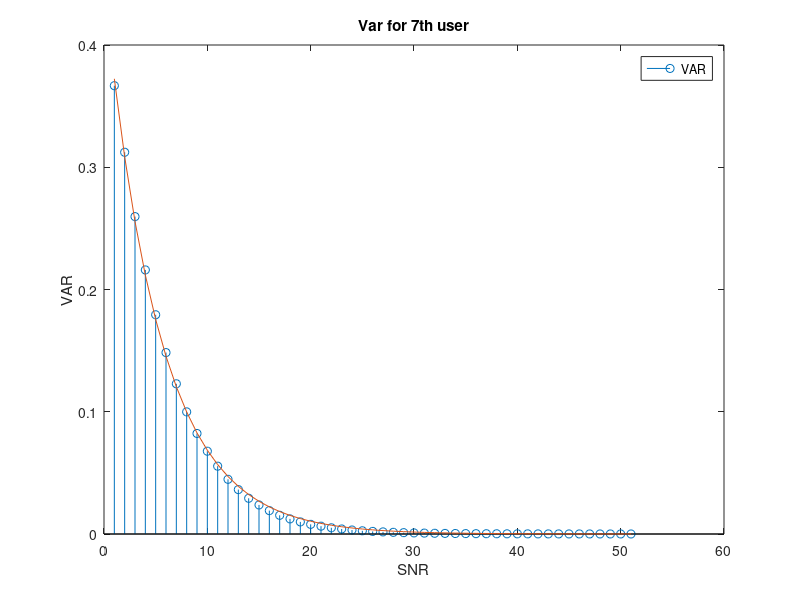

Reproduce this figure in MATLAB.
clc
clear 
M = 20;%- Numero total de usuarios
aux_a = (2)*((1/5).^(0:M-1));
a = aux_a/sum(aux_a); %- a Normalizado
P = 1;
alpha = sqrt(a*P);
SNRdB = 0:50;
SNR = 10.^(SNRdB/10);
b=zeros(1,51);
BER=zeros(51,20);
%% Simulacion
NS = 1e5;%- Numero de simulaciones
xi = rand(NS,M)>0.5;
XT = 2*xi-1;
XT = alpha.*XT;
YT = sum(XT,2);
PNoise = (P)./SNR;
media=zeros(length(SNR),M);
% i=15;
for i = 1:length(SNR)%SNR
    XHAT = zeros(NS,1);
    for k = 1:M%ususarios
        N = wgn(NS,1,10*log10(PNoise(i)));
        RT = YT+N-sum(XHAT,2);
        xhat = RT>0;
        XHAT(:,k) = alpha(k)*(2*xhat-1);
        media(i,k)=mean(XHAT(:,k));
        EM(i).N(:,k) = sum(XHAT(:,1:k) - XT(:,1:k),2);
        BER(i,k) = biterr(xi(:,k),xhat)/NS;
    end
end
%%
clc;
% for I=7:7
I =7;%User
for S=1:length(SNR)
    % histogram(EM(N).N(:,I))
    b(S)=var(EM(S).N(:,I));%% simulated VAR
end
stem(b),hold on;
% end
% gg=[0.7075 0.5427 0.4383 0.3988 0.3825 0.3751 0.3718 0.3703 0.3696 0.3693 0.3692 0.3691 0.3691 0.3691 0.3691 0.3691 0.3691 0.3691 0.3691 0.3691];
% hh=[-0.1558 -0.1438 -0.1575 -0.1738 -0.1825 -0.1864 -0.1881 -0.1889 -0.1892 -0.1894 -0.1894 -0.1894 -0.1895 -0.1895 -0.1895 -0.1895 -0.1895 -0.1895 -0.1895 -0.1895];
hh=[0.1558 0.1438 0.1575 0.1738 0.1825 0.1864 0.1881 0.1889 0.1892 0.1894 0.1894 0.1894 0.1895 0.1895 0.1895 0.1895 0.1895 0.1895 0.1895 0.1895];
gg=0.3867.*alpha+0.3696;
% hh= (0.109.*a + 0.00491) ./ (a + 0.02478);
f=gg(I)*exp(-hh(I).*SNRdB);%Funcion varianza
plot(f)%,hold on;
xlabel('SNR')
title(['Var for ',num2str(I),'th user'])
ylabel('VAR')
legend('VAR')